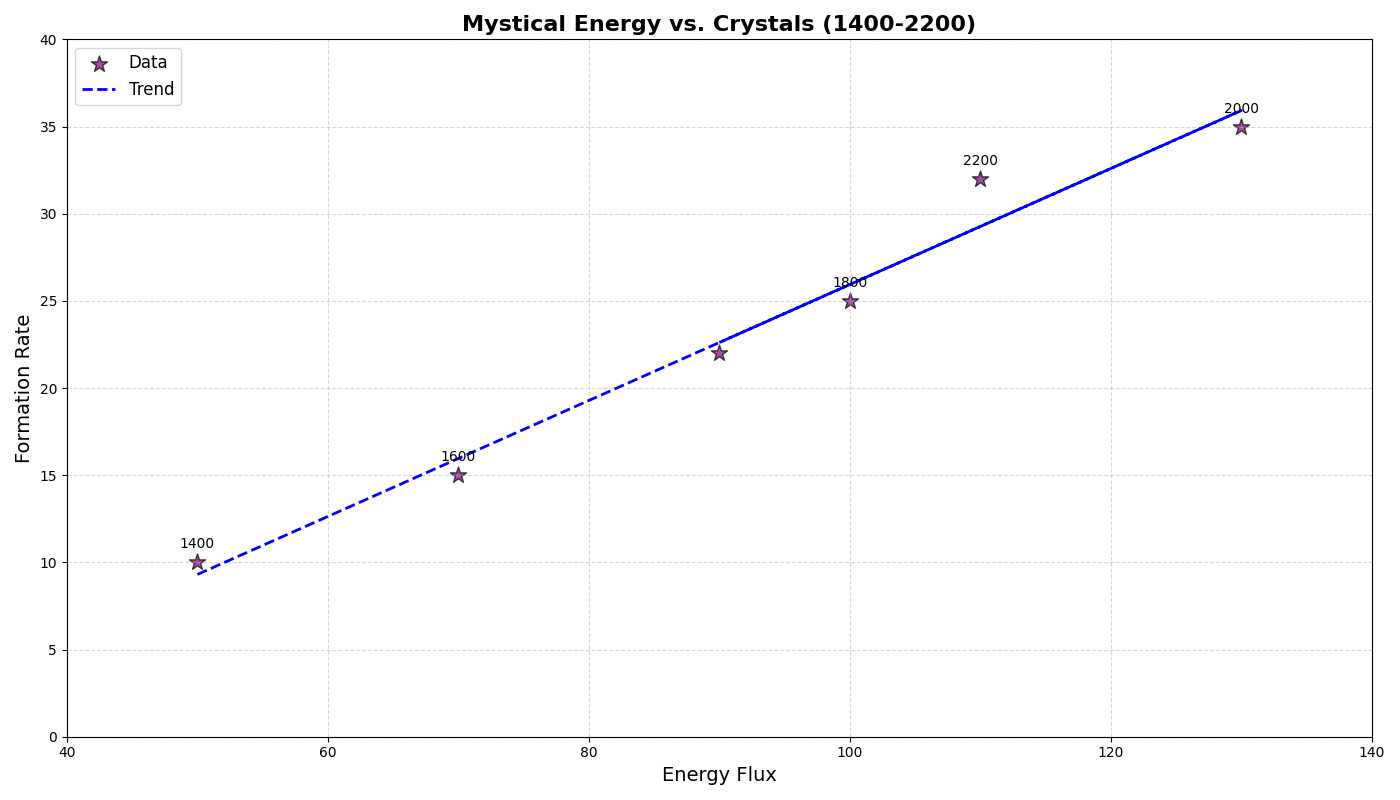

Recreate this plot in Python.
import numpy as np
import matplotlib.pyplot as plt

# Data
centuries = np.arange(1400, 2300, 200)
energy_flux = np.array([50, 70, 100, 130, 110, 90])
crystal_formation = np.array([10, 15, 25, 35, 32, 22])

# Creating figure and axis
fig, ax = plt.subplots(figsize=(14, 8))

# Scatter plot
scatter = ax.scatter(energy_flux, crystal_formation, color='purple', edgecolor='black', s=150, marker='*', alpha=0.7, label='Data')

# Title and labels
ax.set_title("Mystical Energy vs. Crystals (1400-2200)", fontsize=16, fontweight='bold')
ax.set_xlabel("Energy Flux", fontsize=14)
ax.set_ylabel("Formation Rate", fontsize=14)

# Annotations
for i, century in enumerate(centuries):
    ax.annotate(f'{century}', (energy_flux[i], crystal_formation[i]), textcoords="offset points", xytext=(0, 10), ha='center', fontsize=10)

# Trend line
fit = np.polyfit(energy_flux, crystal_formation, 1)
fit_fn = np.poly1d(fit)
ax.plot(energy_flux, fit_fn(energy_flux), color='blue', linestyle='--', linewidth=2, label='Trend')

# Grid and ticks
ax.grid(True, linestyle='--', alpha=0.5)
ax.set_xticks(np.arange(40, 141, 20))
ax.set_yticks(np.arange(0, 41, 5))

# Legend
ax.legend(loc='upper left', fontsize=12)

# Adjust layout
plt.tight_layout()

# Show the plot
plt.show()
